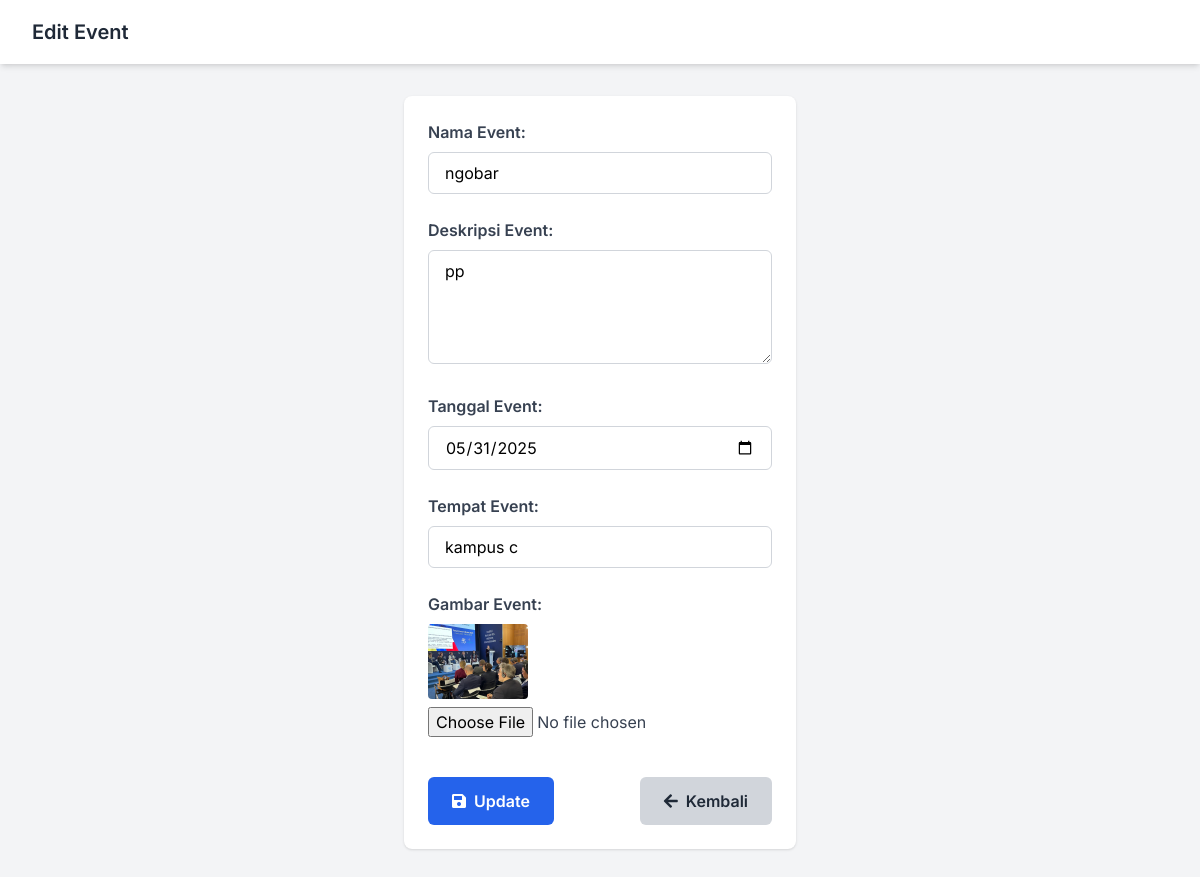
The page /admin/event/edit.php?id=10 (signed in) on the database its author committed.
### tables this page shows
CREATE TABLE `event` (
  `id` int(11) NOT NULL,
  `nama` varchar(255) NOT NULL,
  `deskripsi` text DEFAULT NULL,
  `tanggal` date DEFAULT NULL,
  `tempat` varchar(255) NOT NULL,
  `gambar` varchar(255) DEFAULT NULL,
  `status` enum('open','closed') NOT NULL DEFAULT 'open',
  `created_at` timestamp NOT NULL DEFAULT current_timestamp(),
  `updated_at` timestamp NOT NULL DEFAULT current_timestamp() ON UPDATE current_timestamp()
);

### admin/event/edit.php (the view, shortened to what this page needs)
<?php
include __DIR__ . '/../../config/db.php';
$id = $_GET['id'];
$result = mysqli_query($conn, "SELECT * FROM event WHERE id = $id");
$event = mysqli_fetch_assoc($result);
?>
<!DOCTYPE html>
<html lang="en">
 <head>
  <script src="https://cdn.tailwindcss.com"></script>
  <link
   href="https://cdnjs.cloudflare.com/ajax/libs/font-awesome/5.15.3/css/all.min.css"
   rel="stylesheet"
  />
 </head>
 <body class="bg-gray-100 min-h-screen flex flex-col">
  <header class="bg-white shadow-md">
   <div
    class="max-w-7xl mx-auto px-4 sm:px-6 lg:px-8 flex items-center justify-between h-16"
   >
    <div class="flex items-center space-x-3">
     <h1 class="text-xl font-semibold text-gray-800">Edit Event</h1>
    </div>
   </div>
  </header>
  <main class="flex-grow max-w-3xl mx-auto p-6 bg-white rounded-lg shadow mt-8 mb-12">
   <form action="" method="POST" enctype="multipart/form-data" class="space-y-6">
    <div>
     <label
      for="namaEvent"
      class="block text-gray-700 font-semibold mb-2"
      >Nama Event:</label
     >
     <input
      type="text"
      id="namaEvent"
      name="namaEvent"
      placeholder="Masukkan nama event"
      required
      value="<?php echo htmlspecialchars($event['nama']); ?>"
      class="w-full border border-gray-300 rounded-md px-4 py-2 focus:outline-none focus:ring-2 focus:ring-blue-500 focus:border-transparent"
     />
    </div>
    <div>
     <label
      for="deskripsiEvent"
      class="block text-gray-700 font-semibold mb-2"
      >Deskripsi Event:</label
     >
     <textarea
      id="deskripsiEvent"
      name="deskripsiEvent"
      placeholder="Masukkan deskripsi event"
      rows="4"
      required
      class="w-full border border-gray-300 rounded-md px-4 py-2 resize-y focus:outline-none focus:ring-2 focus:ring-blue-500 focus:border-transparent"
     ><?php echo htmlspecialchars($event['deskripsi']); ?></textarea>
    </div>
    <div>
     <label
      for="tanggalEvent"
      class="block text-gray-700 font-semibold mb-2"
      >Tanggal Event:</label
     >
     <input
      type="date"
      id="tanggalEvent"
      name="tanggalEvent"
      required
      value="<?php echo $event['tanggal']; ?>"
      class="w-full border border-gray-300 rounded-md px-4 py-2 focus:outline-none focus:ring-2 focus:ring-blue-500 focus:border-transparent"
     />
    </div>
    <div>
     <label
      for="tempatEvent"
      class="block text-gray-700 font-semibold mb-2"
      >Tempat Event:</label
     >
     <input
      type="text"
      id="tempatEvent"
      name="tempatEvent"
      placeholder="Masukkan tempat event"
      required
      value="<?php echo htmlspecialchars($event['tempat']); ?>"
      class="w-full border border-gray-300 rounded-md px-4 py-2 focus:outline-none focus:ring-2 focus:ring-blue-500 focus:border-transparent"
     />
    </div>
    <div>
     <label
      for="gambarEvent"
      class="block text-gray-700 font-semibold mb-2"
      >Gambar Event:</label
     >
     <img src='../../asset/event_img/<?php echo $event['gambar']; ?>' width='100' class="mb-2 rounded" alt="Gambar Event" />
     <input
      type="file"
      id="gambarEvent"
      name="gambarEvent"
      accept="image/*"
      class="block w-full text-gray-700"
     />
    </div>
    <div class="flex justify-between items-center pt-4">
     <button
      type="submit"
      name="submit"
      class="inline-flex items-center px-6 py-3 bg-blue-600 text-white font-semibold rounded-md hover:bg-blue-700 focus:outline-none focus:ring-2 focus:ring-blue-500 focus:ring-offset-1 transition"
     >
      <i class="fas fa-save mr-2"></i>Update
     </button>
     <button
      type="button"
      onclick="history.back()"
      class="inline-flex items-center px-6 py-3 bg-gray-300 text-gray-800 font-semibold rounded-md hover:bg-gray-400 focus:outline-none focus:ring-2 focus:ring-gray-400 focus:ring-offset-1 transition"
     >
      <i class="fas fa-arrow-left mr-2"></i>Kembali
     </button>
    </div>
   </form>
  </main>
 </body>
</html>

### admin/event/edit.php (style rules this page uses)
body { font-family: "Inter", sans-serif; }

### rows shown on the page
event: namaEvent "ngobar", deskripsiEvent "pp", tanggalEvent "05/31/2025", tempatEvent "kampus c", gambar (picture)
